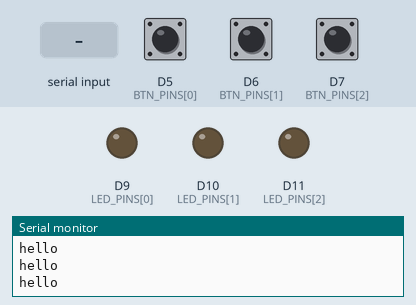
Bench run of a sketch on a simulated Arduino Zero (SAMD21). Shown: output pins drawn as LEDs (lit = HIGH), the last lines printed to the serial monitor. The inputs (shaded band) are chosen by the test bench; at power-on: D5 (BTN_PINS[0]) HIGH, D6 (BTN_PINS[1]) HIGH, D7 (BTN_PINS[2]) HIGH (analog values on the 0–1023 scale).

Above: at 1.4 s.
1.5 s: "90,45,200\n" received over Serial
At 2.8 s:
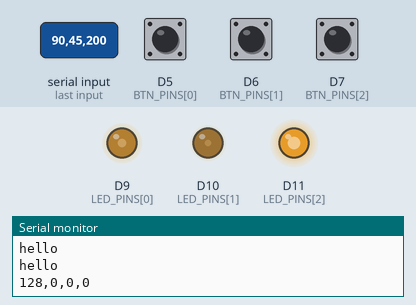
Timing chart, 0 to 4.5 s (numbered marks = the images above; inputs shaded):
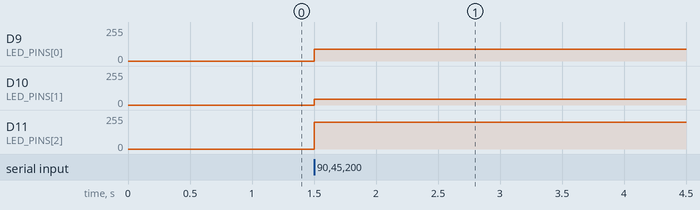

The sketch:

AydinD_SS6.ino
```cpp
const int POT_PIN = 4;
const int BTN_PINS[3] = {5, 6, 7};
const int LED_PINS[3] = {9, 10, 11};

void setup() {
  Serial.begin(9600);
  for (int i = 0; i < 3; i++) {
    pinMode(BTN_PINS[i], INPUT_PULLUP);
    pinMode(LED_PINS[i], OUTPUT);
    analogWrite(LED_PINS[i], 0);
  }
  analogReadResolution(12);

  // hello
  while (Serial.available() <= 0) {
    Serial.println("hello");
    delay(300);
  }
}

void loop() {
  if (Serial.available() > 0) {
    String line = Serial.readStringUntil('\n');
    line.trim();

    int r, g, b;
    if (sscanf(line.c_str(), "%d,%d,%d", &r, &g, &b) == 3) { //got this online; decimal integer
      analogWrite(LED_PINS[0], constrain(r, 0, 255));
      analogWrite(LED_PINS[1], constrain(g, 0, 255));
      analogWrite(LED_PINS[2], constrain(b, 0, 255));
    }

    //sensor data response
    int pot = analogRead(POT_PIN) / 16;
    Serial.print(pot);
    for (int i = 0; i < 3; i++) {
      Serial.print(",");
      Serial.print(digitalRead(BTN_PINS[i]) == LOW ? 1 : 0);
    }
    Serial.println();
  }
}
```

Measured:
- after the input at 1.5 s, D9 (LED_PINS[0]): 0/255 → 90/255 at once; D10 (LED_PINS[1]): 0/255 → 45/255 at once; D11 (LED_PINS[2]): 0/255 → 200/255 at once
